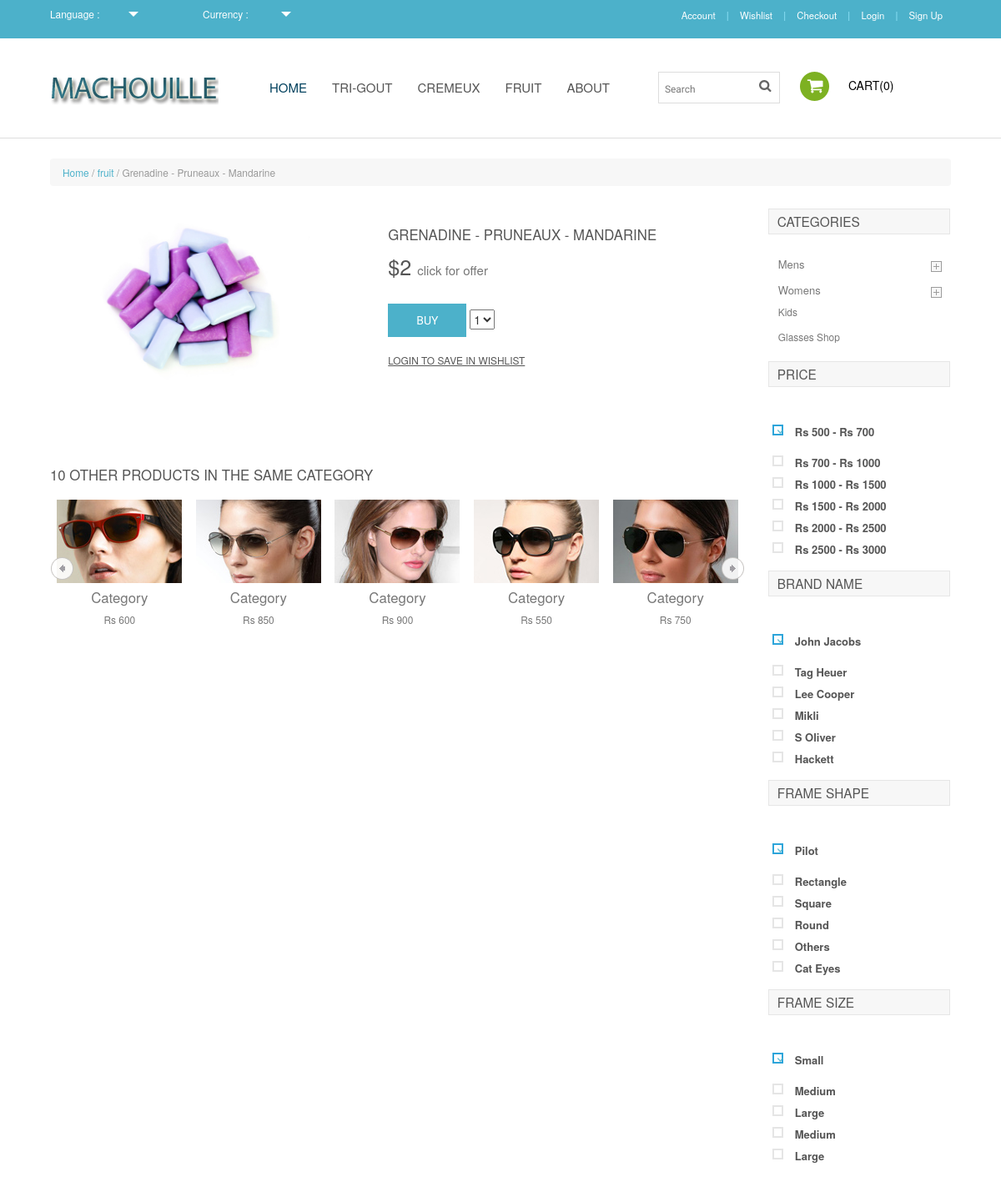
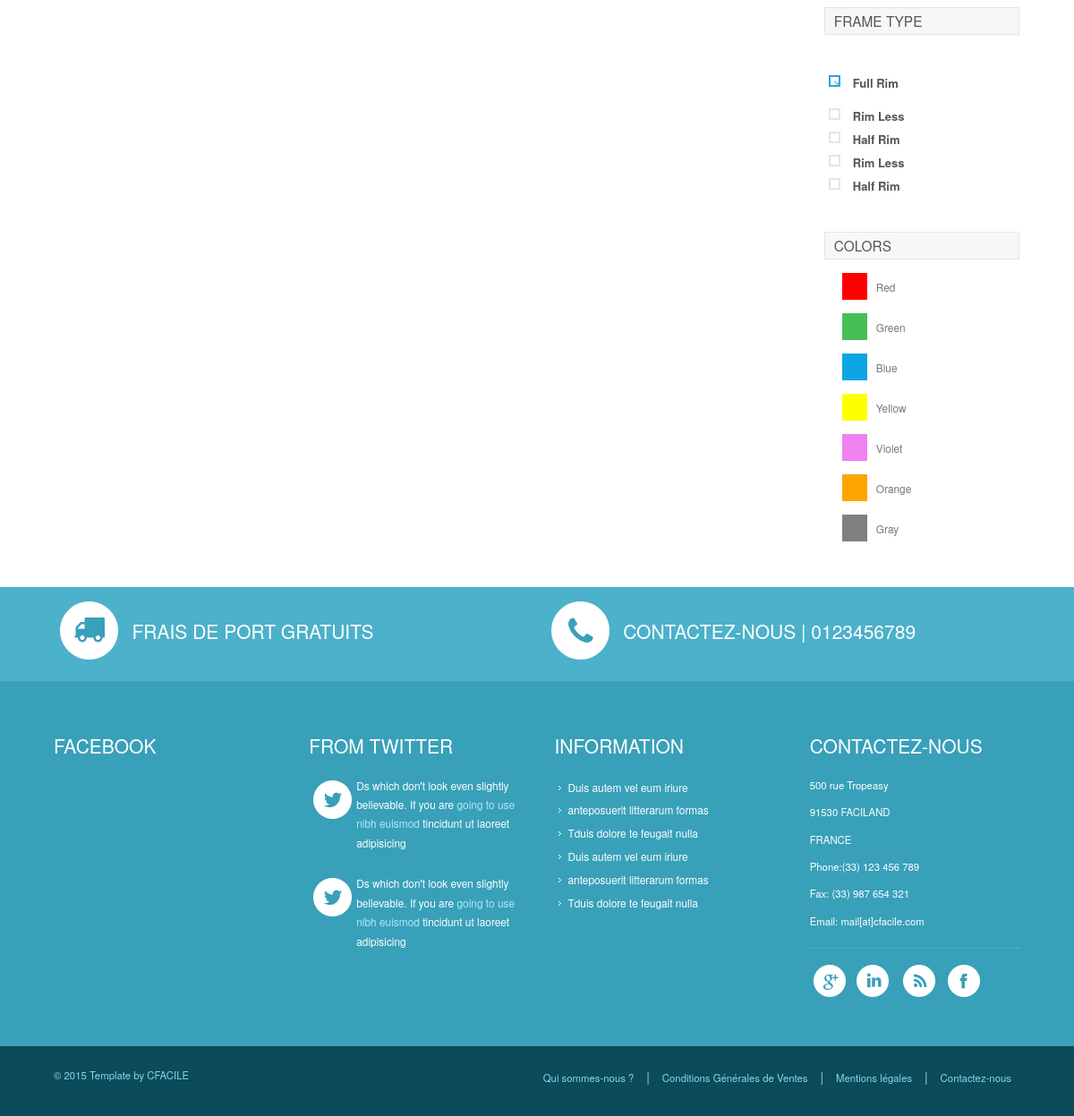
The app's page /single.php?id=6 with its own data (2 pictures, top to bottom).
### tables this page shows
CREATE TABLE IF NOT EXISTS `productcategory` (
  `id` int(11) NOT NULL AUTO_INCREMENT,
  `name` varchar(15) NOT NULL,
  PRIMARY KEY (`id`)
);

CREATE TABLE IF NOT EXISTS `product` (
  `id` int(11) NOT NULL AUTO_INCREMENT,
  `price` double NOT NULL,
  `name` varchar(100) NOT NULL,
  `category` int(11) NOT NULL DEFAULT '1',
  `img` varchar(40) DEFAULT NULL,
  `desc` text NOT NULL,
  PRIMARY KEY (`id`)
);

### classes/Database.class.php (called while the page is built, shortened)
<?php
		class Database
		{
			private $_link;
			public function __construct()
			{
				try
				{
					$this->_link = new PDO('mysql:host=127.0.0.1;dbname=machouille', "root", "");
					$this->_link->setAttribute(PDO::ATTR_ERRMODE, PDO::ERRMODE_EXCEPTION);
				}
				catch(PDOException $e)
				{
					 die('Database error : ' . $e->getMessage());
				}
			}
			public function prepare($str)
			{
				return $this->_link->prepare($str);
			}
		}
?>

### classes/Product.class.php (called while the page is built, shortened)
<?php
    require_once("Database.class.php");
    Class Product
    {
         private $_db;
        public function __construct()
        {
            $this->_db = new Database();
        }
        public function getById($id){
            $data = $this->_db->prepare("SELECT * FROM product WHERE id='" . $id . "'", true);
            $data->execute();
            $result = $data->fetchAll();
            if(empty($result))
                return false;
            else
            {
                return $result;
            }
        }
        public function getCategoryName($id){
            $data = $this->_db->prepare("SELECT productcategory.name FROM product, productcategory WHERE product.category=productcategory.id AND product.id='" . $id . "'", true);
            $data->execute();
            $result = $data->fetchAll();
            if(empty($result))
                return false;
            else
            {
                return $result;
            }
        }
    }
?>

### single.php (the view, shortened to what this page needs)
<?php $title = "Single"; include('partials/header.php');
require_once("classes/Product.class.php");
$productObject = new Product();
$product = $productObject->getById($_GET['id']);
$categoryName = $productObject->getCategoryName($_GET['id']);
?>
<div class="mens">
  <div class="main">
     <div class="wrap">
     	<ul class="breadcrumb breadcrumb__t"><a class="home" href="index.php">Home</a> / <a href="#"><?php echo $categoryName[0]['name'] ?></a> / <?php echo $product[0]['name'] ?></ul>
		<div class="cont span_2_of_3">
		  	<div class="grid images_3_of_2">
						<ul id="etalage">
							<li>
								<a href="optionallink.html">
									<img class="etalage_thumb_image" src=<?php echo "images/" . $product[0]['img'] ?> class="img-responsive" />
								</a>
							</li>
						</ul>
	            </div>
		         <div class="desc1 span_3_of_2">
		         	<h3 class="m_3"><?php echo $product[0]['name'] ?></h3>
		             <p class="m_5">$<?php echo $product[0]['price'] ?> <a href="#">click for offer</a></p>
		         	 <div class="btn_form" id="form">
						<form>
							<input type="submit" value="buy" title="">
							<select name="quantity">
								<option value="1">1</option>
							</select>
						</form>
					 </div>
					<span class="m_link"><a href="#">login to save in wishlist</a> </span>
			     </div>
	    <div class="clients">
	    <h3 class="m_3">10 Other Products in the same category</h3>
		 <ul id="flexiselDemo3">
			<li><img src="images/s5.jpg" /><a href="#">Category</a><p>Rs 600</p></li>
			<li><img src="images/s6.jpg" /><a href="#">Category</a><p>Rs 850</p></li>
			<li><img src="images/s7.jpg" /><a href="#">Category</a><p>Rs 900</p></li>
			<li><img src="images/s8.jpg" /><a href="#">Category</a><p>Rs 550</p></li>
			<li><img src="images/s9.jpg" /><a href="#">Category</a><p>Rs 750</p></li>
		 </ul>
     </div>
      </div>
			<div class="rsingle span_1_of_single">
				<h5 class="m_1">Categories</h5>
					<ul class="kids">
						<li><a href="#">Kids</a></li>
						<li class="last"><a href="#">Glasses Shop</a></li>
					</ul>
                   <section  class="sky-form">
					<h4>Price</h4>
						<div class="row row1 scroll-pane">
							<div class="col col-4">
								<label class="checkbox"><input type="checkbox" name="checkbox" checked=""><i></i>Rs 500 - Rs 700</label>
							</div>
							<div class="col col-4">
								<label class="checkbox"><input type="checkbox" name="checkbox"><i></i>Rs 700 - Rs 1000</label>
								<label class="checkbox"><input type="checkbox" name="checkbox"><i></i>Rs 1000 - Rs 1500</label>
								<label class="checkbox"><input type="checkbox" name="checkbox"><i></i>Rs 1500 - Rs 2000</label>
								<label class="checkbox"><input type="checkbox" name="checkbox"><i></i>Rs 2000 - Rs 2500</label>
								<label class="checkbox"><input type="checkbox" name="checkbox" ><i></i>Rs 2500 - Rs 3000</label>
								<label class="checkbox"><input type="checkbox" name="checkbox"><i></i>Rs 3500 - Rs 4000</label>
							</div>
						</div>
		        </section>
		       <section  class="sky-form">
					<h4>Brand Name</h4>
						<div class="row row1 scroll-pane">
							<div class="col col-4">
								<label class="checkbox"><input type="checkbox" name="checkbox" checked=""><i></i>John Jacobs</label>
							</div>
							<div class="col col-4">
								<label class="checkbox"><input type="checkbox" name="checkbox"><i></i>Tag Heuer</label>
								<label class="checkbox"><input type="checkbox" name="checkbox"><i></i>Lee Cooper</label>
								<label class="checkbox"><input type="checkbox" name="checkbox"><i></i>Mikli</label>
								<label class="checkbox"><input type="checkbox" name="checkbox"><i></i>S Oliver</label>
								<label class="checkbox"><input type="checkbox" name="checkbox" ><i></i>Hackett</label>
								<label class="checkbox"><input type="checkbox" name="checkbox"><i></i>Killer</label>
							</div>
						</div>
		       </section>
		       <section  class="sky-form">
					<h4>Frame Shape</h4>
						<div class="row row1 scroll-pane">
							<div class="col col-4">
								<label class="checkbox"><input type="checkbox" name="checkbox" checked=""><i></i>Pilot</label>
							</div>
							<div class="col col-4">
							    <label class="checkbox"><input type="checkbox" name="checkbox"><i></i>Rectangle</label>
								<label class="checkbox"><input type="checkbox" name="checkbox"><i></i>Square</label>
								<label class="checkbox"><input type="checkbox" name="checkbox"><i></i>Round</label>
								<label class="checkbox"><input type="checkbox" name="checkbox" ><i></i>Others</label>
								<label class="checkbox"><input type="checkbox" name="checkbox"><i></i>Cat Eyes</label>
								<label class="checkbox"><input type="checkbox" name="checkbox" ><i></i>Wrap Around</label>
						    </div>
						</div>
		       </section>
		       <section  class="sky-form">
					<h4>Frame Size</h4>
						<div class="row row1 scroll-pane">
							<div class="col col-4">
								<label class="checkbox"><input type="checkbox" name="checkbox" checked=""><i></i>Small</label>
							</div>
							<div class="col col-4">
								<label class="checkbox"><input type="checkbox" name="checkbox"><i></i>Medium</label>
								<label class="checkbox"><input type="checkbox" name="checkbox"><i></i>Large</label>
								<label class="checkbox"><input type="checkbox" name="checkbox"><i></i>Medium</label>
								<label class="checkbox"><input type="checkbox" name="checkbox"><i></i>Large</label>
							</div>
						</div>
		       </section>
		       <section  class="sky-form">
					<h4>Frame Type</h4>
						<div class="row row1 scroll-pane">
							<div class="col col-4">
								<label class="checkbox"><input type="checkbox" name="checkbox" checked=""><i></i>Full Rim</label>
							</div>
							<div class="col col-4">
								<label class="checkbox"><input type="checkbox" name="checkbox"><i></i>Rim Less</label>
								<label class="checkbox"><input type="checkbox" name="checkbox"><i></i>Half Rim</label>
								<label class="checkbox"><input type="checkbox" name="checkbox"><i></i>Rim Less</label>
								<label class="checkbox"><input type="checkbox" name="checkbox"><i></i>Half Rim</label>
							</div>
						</div>
		       </section>
		       <section  class="sky-form">
					<h4>Colors</h4>
						<ul class="color-list">
							<li><a href="#"> <span class="color1"> </span><p class="red">Red</p></a></li>
							<li><a href="#"> <span class="color2"> </span><p class="red">Green</p></a></li>
							<li><a href="#"> <span class="color3"> </span><p class="red">Blue</p></a></li>
							<li><a href="#"> <span class="color4"> </span><p class="red">Yellow</p></a></li>
							<li><a href="#"> <span class="color5"> </span><p class="red">Violet</p></a></li>
							<li><a href="#"> <span class="color6"> </span><p class="red">Orange</p></a></li>
							<li><a href="#"> <span class="color7"> </span><p class="red">Gray</p></a></li>
					   </ul>
		       </section>
		      </div
		      <div class="clear"></div>
			</div>
		   </div>
	<?php include('partials/bottomPage.php'); ?>

### css/style.css (style rules this page uses)
html,body,div,span,applet,object,iframe,h1,h2,h3,h4,h5,h6,p,blockquote,pre,a,abbr,acronym,address,big,cite,code,del,dfn,em,img,ins,kbd,q,s,samp,small,strike,strong,sub,sup,tt,var,b,u,i,dl,dt,dd,ol,nav ul,nav li,fieldset,form,label,legend,table,caption,tbody,tfoot,thead,tr,th,td,article,aside,canvas,details,embed,figure,figcaption,footer,header,hgroup,menu,nav,output,ruby,section,summary,time,mark,audio,video { margin:0;padding:0;border:0;font-size:100%;font:inherit;vertical-align:baseline; }
article, aside, details, figcaption, figure,footer, header, hgroup, menu, nav, section { display: block; }
ol,ul { list-style:none;margin:0;padding:0; }
a { text-decoration:none; }
img { max-width:100%; }
body { font-family: 'Exo 2', sans-serif; background:#fff; }
.wrap { width:80%; margin:0 auto; -moz-transition:all .2s linear; -webkit-transition:all .2s linear; -o-transition:all .2s linear; -ms-transition:all .2s linear; }
.main { margin:2% 0; }
.cont { display: block; float:left; margin: 1% 0 1% 0; }
.span_2_of_3 { width:77.1%; }
h5.m_1 { color: #555; font-size: 1.1em; padding: 6px 10px; background: #F7F7F7; margin:20px 0; border: 1px solid #E6E6E6; text-transform: uppercase; }
ul.kids { margin-bottom:20px; }
ul.kids li { margin-bottom:10px; }
ul.kids li.last { margin-bottom:0; }
ul.kids li a { color:#777; font-size:0.85em; padding:10px 12px; }
.mens { border-top:1px solid #ddd; }
ul.color-list { margin:20px; }
ul.color-list li { padding-bottom:25px; display:block; }
ul.color-list li a { display: block; font-size: 1em; text-transform: capitalize; -webkit-transition: 0.5s linear; -moz-transition: 0.5s linear; -o-transition: 0.5s linear; -ms-transition: 0.5s linear; transition: 0.5s linear; }
p.red { display: inline-block; margin: 0 10px; font-size:0.85em; }
span.color1 { background:red; padding:5px 14px; }
ul.color-list li a { color:#777; }
span.color2 { background:#45BF55; padding:5px 14px; }
span.color3 { background:#0AA5E2; padding:5px 14px; }
span.color4 { background:yellow; padding:5px 14px; }
span.color5 { background:violet; padding:5px 14px; }
span.color6 { background:Orange; padding:5px 14px; }
span.color7 { background:gray; padding:5px 14px; }
.images_3_of_2 { width: 41.2%; float: left; margin-right: 2.6%; }
ul.breadcrumb { padding: 8px 15px; margin: 0 0 18px !important; list-style: none; background-color:#f7f7f7; font-size:0.85em; color: #999 !important; }
ul.breadcrumb a { color:#4CB1CA; }
.desc1 { display: block; float: right; }
.span_3_of_2 { width: 51.3333%; }
h3.m_3 { color:#555; font-size:1.2em; text-transform:uppercase; margin-bottom:10px; }
p.m_5 { font-size:1.8em; color:#555; }
p.m_5 a { color:#777; font-size:15px; }
.clients { padding-top:6%; }
#flexiselDemo1, #flexiselDemo2, #flexiselDemo3 { display: none; }
.nbs-flexisel-ul { position: relative; width: 9999px; margin: 0px; padding: 0px; list-style-type: none; text-align: center; }
.nbs-flexisel-item { float: left; margin:0px; padding:0px; cursor: pointer; position: relative; line-height: 0px; }
.nbs-flexisel-item > img { cursor: pointer; positon: relative; margin-top:10px; margin-bottom: 10px; max-width:150px; max-height:200px; }
.nbs-flexisel-item a { color:#777; font-size:1.2em; display: block; margin: 7px 0; }
.nbs-flexisel-item p { color:#777; font-size:0.85em; padding:20px; }
.nbs-flexisel-item > img { cursor: pointer; positon: relative; }
.span_1_of_single { width: 20.2%; }
.rsingle { display: block; float: left; margin:-1% 0 1% 2.6%; }
.btn_form { padding:4% 0; }
.btn_form form input[type="submit"] { font-family: 'Exo 2', sans-serif; cursor: pointer; border: none; outline: none; display: inline-block; font-size: 1em; padding: 10px 34px; background:#4CB1CA; color: #FFF; text-transform: uppercase; -webkit-transition: all 0.3s ease-in-out; -moz-transition: all 0.3s ease-in-out; -o-transition: all 0.3s ease-in-out; transition: all 0.3s ease-in-out; }
span.m_link { margin-bottom:20px; }
span.m_link a { color:#555; font-size:0.85em; text-decoration:underline; text-transform:uppercase; }
@media (max-width:1366px) { .wrap { width:90%; } }
@media (max-width:1280px) { .wrap { width:90%; } }

### records on screen
productcategory: name "fruit"
product: name "Grenadine - Pruneaux - Mandarine", img (picture), name "GRENADINE - PRUNEAUX - MANDARINE", price "2"
